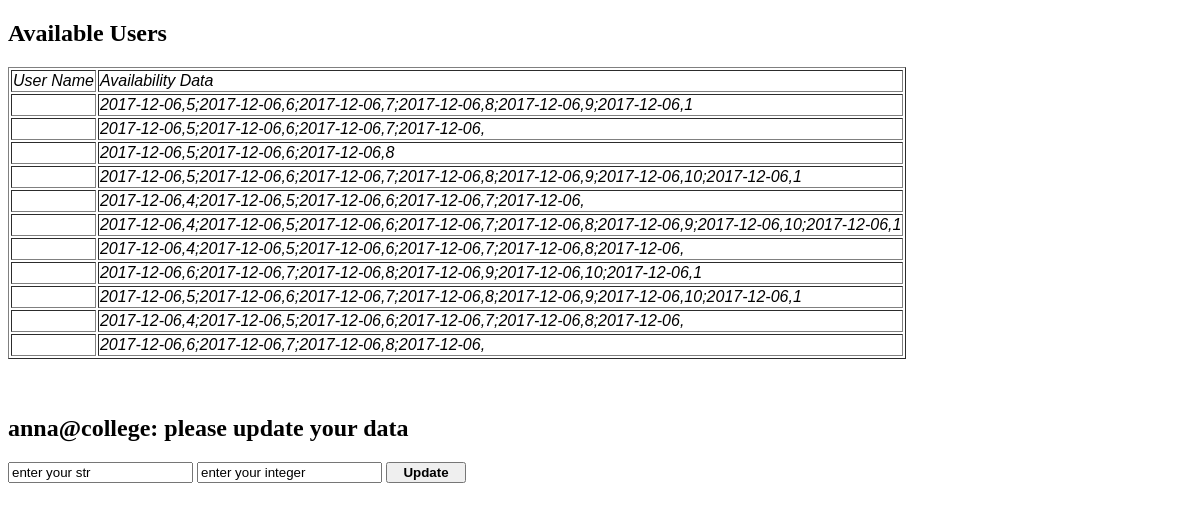
Page /manage_database (signed in) on the earlier database version.
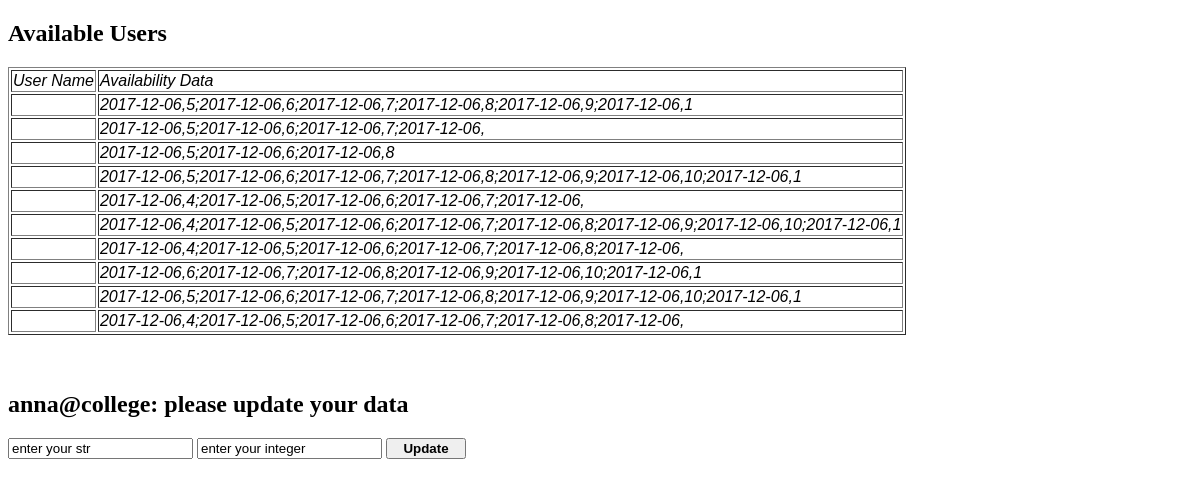
Same page on the later database version.
### user_manager.py (models this page shows)
class _Dancer(_Base):
  __tablename__ = 'dancers'
  id = Column(Integer, primary_key=True)
  username = Column(String)
  firstname = Column(String)
  lastname = Column(String)
  availability = Column(String)
  password = Column(String)
  nonharvard = Column(Boolean)
  choreographer = Column(Boolean)
  dancers = Column(String)

### views.py (the view)
@app.route("/manage_database", methods=['GET', 'POST'])
@login_required
def manage_database():
  user_id = fk.request.cookies.get('user_id')
  if fk.request.method == 'POST':
    if "update" in fk.request.form:
      user_data = {}
      user_data["firstname"] = fk.request.form["firstname"]
      user_data["lastname"]  = fk.request.form["lastname"]
      user_data["email"]  = fk.request.form["email"]
      user_data["nonharvard"]  = fk.request.form["nonharvard"]
      user_data["choreographer"]  = fk.request.form["choreographer"]
      print("user_data: ", user_id, user_data)
      um.user_update(user_id, user_data)
      db_list = um.get_user_data_list()
      return fk.render_template('database_manager.html', data_list=db_list, user_name=user_id)
    else:
      raise("This button has not been handled yet")
  elif fk.request.method == 'GET':
    db_list = um.get_user_data_list()
    return fk.render_template('database_manager.html', data_list=db_list, user_name=user_id)

### user_manager.py (called while the page is built)
def is_valid_user(username):
  s = _session()
  try:
    user = s.query(_Dancer).filter_by(username=username).one()
  except:
    return False
  else:
    return True

def get_user_data_list():
  class Dummy:
    def __init__(self, username, firstname, lastname, nonharvard, choreographer, dancers, availability):
      self.username = username
      self.firstname = firstname
      self.lastname = lastname
      self.nonharvard = nonharvard
      self.choreographer = choreographer
      self.dancers = dancers
      self.availability = availability
  s = _session()
  q = s.query(_Dancer)
  db_list = []
  for u in q:
    if u.username != 'harvardballetcompany@gmail.com':
      db_list.append(Dummy(u.username, u.firstname, u.lastname, u.nonharvard, u.choreographer, u.dancers, u.availability))
  return sorted(db_list, key = lambda x: x.firstname)

### views.py (called while the page is built)
def login_required(f):
  @wraps(f)
  def wrapper(*args, **kwargs):
    name = fk.request.cookies.get('user_id')
    if not um.is_valid_user(name):
      return "You need to login first", 401
    else:
      return f(*args, **kwargs)
  return wrapper

### templates/database_manager.html (shortened to what this page needs)
<!doctype html>
<html>
  <form action="/manage_database", method="post">
    <h2> Available Users </h2>
    <div>
      <table class="db_table" border="1">
        <td><fn> User Name </fn></td>
        <td><fn> Availability Data </fn></td>
        {% for d in data_list %}
          <tr>
            <td><fn>{{d.name}} </fn></td>
            <td><fn>{{d.availability}} </fn></td>
          </tr>
        {% endfor %}
      </table>
    </div>
    <br> <br>
    <h2> {{user_name}}: please update your data </h2>
    <input type="text" name="data_str" value="enter your str" placeholder="new_str">
    <input type="text" name="data_int" value="enter your integer" placeholder="new_int">
    <input class="bn" type="submit" name="update" value="Update">
  </form>
</html>

Differences in the rows shown:
removed _Dancer: availability "2017-12-06,6;2017-12-06,7;2017-12-06,8;2017-12-06,"
